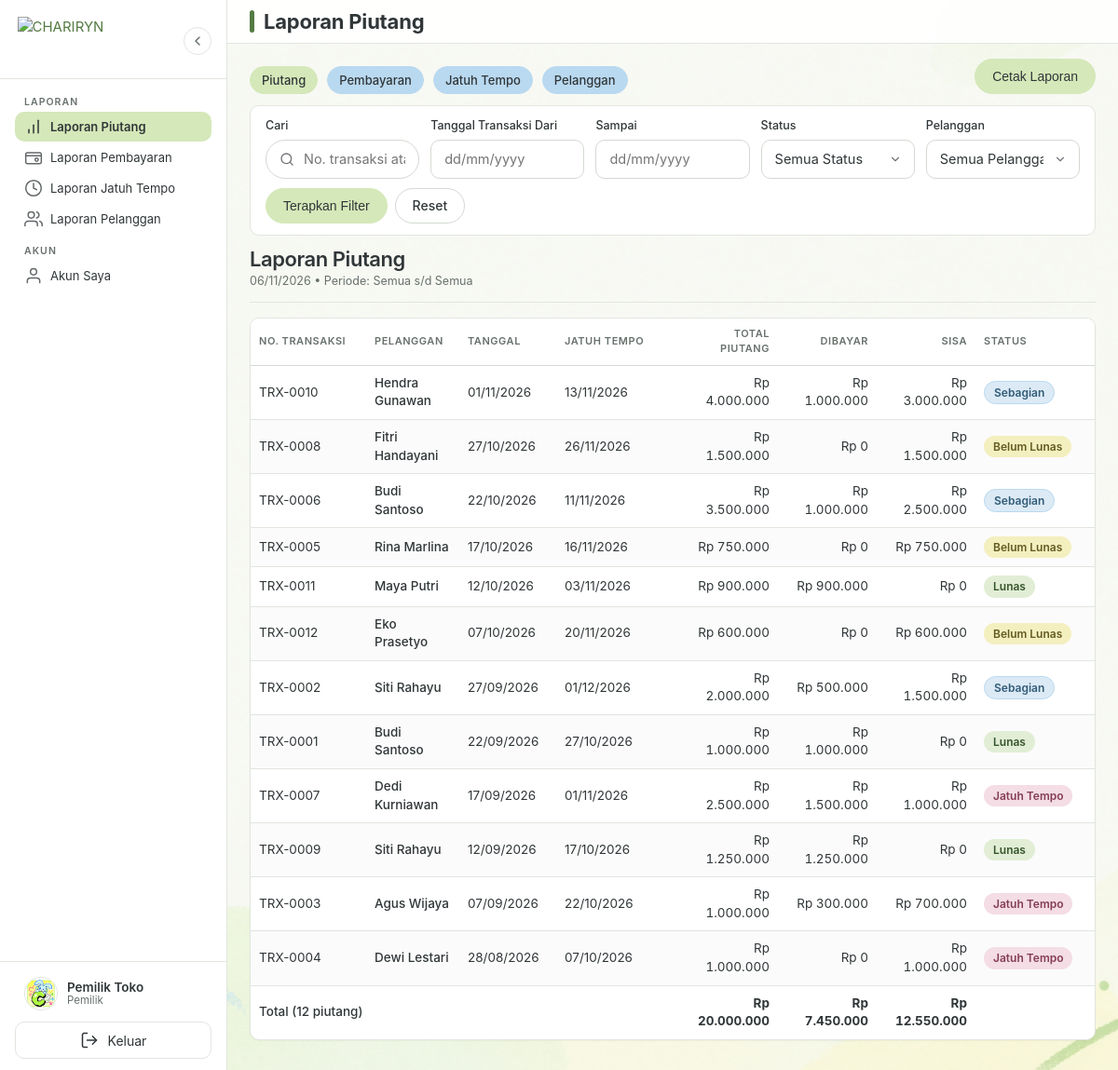
Screenshot of /laporan/piutang.php (signed in) with the database file from the repository.
### tables this page shows
CREATE TABLE IF NOT EXISTS users (
    id_user INT UNSIGNED NOT NULL AUTO_INCREMENT,
    id_pelanggan INT UNSIGNED NULL,
    username VARCHAR(50) NOT NULL,
    password VARCHAR(255) NOT NULL,
    nama VARCHAR(100) NOT NULL,
    role ENUM('pemilik', 'manajer', 'pelanggan') NOT NULL DEFAULT 'manajer',
    status ENUM('belum aktif', 'aktif', 'nonaktif') NOT NULL DEFAULT 'belum aktif',
    token_aktivasi VARCHAR(64) NULL,
    token_aktivasi_berakhir DATETIME NULL,
    created_at DATETIME NOT NULL DEFAULT CURRENT_TIMESTAMP,
    updated_at DATETIME NOT NULL DEFAULT CURRENT_TIMESTAMP ON UPDATE CURRENT_TIMESTAMP,
    PRIMARY KEY (id_user),
    UNIQUE KEY uq_users_username (username),
    UNIQUE KEY uq_users_pelanggan (id_pelanggan),
    KEY idx_users_role_status (role, status),
    CONSTRAINT fk_users_pelanggan
        FOREIGN KEY (id_pelanggan) REFERENCES pelanggan (id_pelanggan)
        ON DELETE CASCADE ON UPDATE CASCADE
);

CREATE TABLE IF NOT EXISTS piutang (
    id_piutang INT UNSIGNED NOT NULL AUTO_INCREMENT,
    id_pelanggan INT UNSIGNED NOT NULL,
    no_transaksi VARCHAR(30) NOT NULL,
    tanggal_transaksi DATE NOT NULL,
    total_piutang DECIMAL(15,2) NOT NULL,
    jumlah_dibayar DECIMAL(15,2) NOT NULL DEFAULT 0.00,
    sisa_piutang DECIMAL(15,2) NOT NULL,
    jatuh_tempo DATE NOT NULL,
    status ENUM('Belum Lunas', 'Sebagian', 'Lunas', 'Jatuh Tempo') NOT NULL DEFAULT 'Belum Lunas',
    keterangan TEXT NULL,
    created_at DATETIME NOT NULL DEFAULT CURRENT_TIMESTAMP,
    updated_at DATETIME NOT NULL DEFAULT CURRENT_TIMESTAMP ON UPDATE CURRENT_TIMESTAMP,
    PRIMARY KEY (id_piutang),
    UNIQUE KEY uq_piutang_no_transaksi (no_transaksi),
    KEY idx_piutang_pelanggan (id_pelanggan),
    KEY idx_piutang_tanggal (tanggal_transaksi),
    KEY idx_piutang_jatuh_tempo (jatuh_tempo),
    KEY idx_piutang_status (status),
    KEY idx_piutang_status_tempo (status, jatuh_tempo),
    CONSTRAINT fk_piutang_pelanggan
        FOREIGN KEY (id_pelanggan) REFERENCES pelanggan (id_pelanggan)
        ON DELETE RESTRICT ON UPDATE CASCADE
);

CREATE TABLE IF NOT EXISTS pelanggan (
    id_pelanggan INT UNSIGNED NOT NULL AUTO_INCREMENT,
    kode_pelanggan VARCHAR(20) NOT NULL,
    nama_pelanggan VARCHAR(100) NOT NULL,
    alamat TEXT NULL,
    no_hp VARCHAR(20) NULL,
    email VARCHAR(100) NULL,
    status ENUM('aktif', 'nonaktif') NOT NULL DEFAULT 'aktif',
    created_at DATETIME NOT NULL DEFAULT CURRENT_TIMESTAMP,
    updated_at DATETIME NOT NULL DEFAULT CURRENT_TIMESTAMP ON UPDATE CURRENT_TIMESTAMP,
    PRIMARY KEY (id_pelanggan),
    UNIQUE KEY uq_pelanggan_kode (kode_pelanggan),
    KEY idx_pelanggan_nama (nama_pelanggan),
    KEY idx_pelanggan_status (status)
);

### laporan/piutang.php (the view, shortened to what the rows shown need)
<?php
requireLaporan();
require_once BASE_PATH . '/includes/kepala.php';
$pdo = koneksiDatabase();
$cari = bersihkan($_GET['cari'] ?? '');
$dari = parseTanggalID($_GET['dari'] ?? '') ?? '';
$sampai = parseTanggalID($_GET['sampai'] ?? '') ?? '';
$status = bersihkan($_GET['status'] ?? '');
$idPelanggan = (int) ($_GET['id_pelanggan'] ?? 0);
$hasil = LaporanService::laporanPiutang($pdo, $cari, $dari, $sampai, $status, $idPelanggan);
$daftar = $hasil['data'];
?>
<div class="judul-cetak">
    <h1>Laporan Piutang</h1>
</div>
<div class="table-wrapper">
    <table class="tabel">
        <thead>
            <tr>
                <th class="col-kode">No. Transaksi</th>
                <th class="col-nama">Pelanggan</th>
                <th class="col-tanggal">Tanggal</th>
                <th class="col-tempo">Jatuh Tempo</th>
                <th class="angka col-angka">Total Piutang</th>
                <th class="angka col-angka">Dibayar</th>
                <th class="angka col-angka">Sisa</th>
                <th class="col-status">Status</th>
            </tr>
        </thead>
        <tbody>
            <?php if ($daftar === []): ?>
                <tr class="tabel-baris-kosong"><td colspan="8"><?= $cari !== '' || $dari !== '' || $sampai !== '' || $status !== '' || $idPelanggan > 0 ? 'Tidak ada data sesuai filter.' : 'Belum ada data piutang.' ?></td></tr>
            <?php else: ?>
                <?php foreach ($daftar as $baris): ?>
                    <tr>
                        <td><?= e($baris['no_transaksi']) ?></td>
                        <td class="tabel-nama"><?= e($baris['nama_pelanggan']) ?></td>
                        <td><?= e(formatTanggalIndonesia((string) $baris['tanggal_transaksi'])) ?></td>
                        <td><?= e(formatTanggalIndonesia((string) $baris['jatuh_tempo'])) ?></td>
                        <td class="angka"><?= e(formatRupiah($baris['total_piutang'])) ?></td>
                        <td class="angka"><?= e(formatRupiah($baris['jumlah_dibayar'])) ?></td>
                        <td class="angka"><?= e(formatRupiah($baris['sisa_piutang'])) ?></td>
                        <td><?= badgeStatus((string) $baris['status']) ?></td>
                    </tr>
                <?php endforeach; ?>
            <?php endif; ?>
        </tbody>
    </table>
</div>
<?php require_once BASE_PATH . '/includes/footer.php'; ?>

### includes/sidebar.php (shortened to what the rows shown need)
<?php
$peran_sidebar = roleUser();
?>
<aside class="sidebar" id="sidebar">
<?php
$nama_profil = (string) (userSaatIni()['nama'] ?? 'Pengguna');
$label_role_profil = labelRole($peran_sidebar);
?>
    <div class="sidebar-kaki">
        <div class="profil-ringkas">
            <div class="profil-info">
                <span class="nama-user"><?= e($nama_profil) ?></span>
                <span class="role-user"><?= e($label_role_profil) ?></span>
            </div>
        </div>
    </div>
</aside>

### helpers/piutang.php (shortened to what the rows shown need)
<?php
function badgeStatus(string $status): string
{
    $kelas = match ($status) {
        'Lunas' => 'badge-lunas',
        'Sebagian' => 'badge-sebagian',
        'Jatuh Tempo' => 'badge-jatuh-tempo',
        default => 'badge-belum-lunas',
    };
    return '<span class="badge ' . $kelas . '">' . e($status) . '</span>';
}

### rows the page displays
users: nama "Pemilik Toko"
piutang: no_transaksi "TRX-0010", id_pelanggan.nama_pelanggan "Hendra Gunawan", tanggal_transaksi "01/11/2026", jatuh_tempo "13/11/2026", total_piutang "Rp 4.000.000", jumlah_dibayar "Rp 1.000.000", sisa_piutang "Rp 3.000.000", status "Sebagian"
piutang: no_transaksi "TRX-0008", id_pelanggan.nama_pelanggan "Fitri Handayani", tanggal_transaksi "27/10/2026", jatuh_tempo "26/11/2026", total_piutang "Rp 1.500.000", jumlah_dibayar "Rp 0", sisa_piutang "Rp 1.500.000", status "Belum Lunas"
piutang: no_transaksi "TRX-0006", id_pelanggan.nama_pelanggan "Budi Santoso", tanggal_transaksi "22/10/2026", jatuh_tempo "11/11/2026", total_piutang "Rp 3.500.000", jumlah_dibayar "Rp 1.000.000", sisa_piutang "Rp 2.500.000", status "Sebagian"
piutang: no_transaksi "TRX-0005", id_pelanggan.nama_pelanggan "Rina Marlina", tanggal_transaksi "17/10/2026", jatuh_tempo "16/11/2026", total_piutang "Rp 750.000", jumlah_dibayar "Rp 0", sisa_piutang "Rp 750.000", status "Belum Lunas"
piutang: no_transaksi "TRX-0011", id_pelanggan.nama_pelanggan "Maya Putri", tanggal_transaksi "12/10/2026", jatuh_tempo "03/11/2026", total_piutang "Rp 900.000", jumlah_dibayar "Rp 900.000", sisa_piutang "Rp 0", status "Lunas"
piutang: no_transaksi "TRX-0012", id_pelanggan.nama_pelanggan "Eko Prasetyo", tanggal_transaksi "07/10/2026", jatuh_tempo "20/11/2026", total_piutang "Rp 600.000", jumlah_dibayar "Rp 0", sisa_piutang "Rp 600.000", status "Belum Lunas"
piutang: no_transaksi "TRX-0002", id_pelanggan.nama_pelanggan "Siti Rahayu", tanggal_transaksi "27/09/2026", jatuh_tempo "01/12/2026", total_piutang "Rp 2.000.000", jumlah_dibayar "Rp 500.000", sisa_piutang "Rp 1.500.000", status "Sebagian"
piutang: no_transaksi "TRX-0001", id_pelanggan.nama_pelanggan "Budi Santoso", tanggal_transaksi "22/09/2026", jatuh_tempo "27/10/2026", total_piutang "Rp 1.000.000", jumlah_dibayar "Rp 1.000.000", sisa_piutang "Rp 0", status "Lunas"
piutang: no_transaksi "TRX-0007", id_pelanggan.nama_pelanggan "Dedi Kurniawan", tanggal_transaksi "17/09/2026", jatuh_tempo "01/11/2026", total_piutang "Rp 2.500.000", jumlah_dibayar "Rp 1.500.000", sisa_piutang "Rp 1.000.000", status "Jatuh Tempo"
piutang: no_transaksi "TRX-0009", id_pelanggan.nama_pelanggan "Siti Rahayu", tanggal_transaksi "12/09/2026", jatuh_tempo "17/10/2026", total_piutang "Rp 1.250.000", jumlah_dibayar "Rp 1.250.000", sisa_piutang "Rp 0", status "Lunas"
piutang: no_transaksi "TRX-0003", id_pelanggan.nama_pelanggan "Agus Wijaya", tanggal_transaksi "07/09/2026", jatuh_tempo "22/10/2026", total_piutang "Rp 1.000.000", jumlah_dibayar "Rp 300.000", sisa_piutang "Rp 700.000", status "Jatuh Tempo"
piutang: no_transaksi "TRX-0004", id_pelanggan.nama_pelanggan "Dewi Lestari", tanggal_transaksi "28/08/2026", jatuh_tempo "07/10/2026", total_piutang "Rp 1.000.000", jumlah_dibayar "Rp 0", sisa_piutang "Rp 1.000.000", status "Jatuh Tempo"

### other values shown
$label "Laporan Piutang Laporan Pembayaran Laporan Jatuh Tempo Laporan Pelanggan Akun Saya"
$label_role_profil "Pemilik"
$judul_halaman "Laporan Piutang"
$laporan['label'] "Piutang"
$laporan['label'] "Pembayaran"
$laporan['label'] "Jatuh Tempo"
$laporan['label'] "Pelanggan"
$deskripsiFilter "Periode: Semua s/d Semua"
formatAngka($total['jumlah']) "12"
formatRupiah($total['total_piutang']) "Rp 20.000.000"
formatRupiah($total['total_dibayar']) "Rp 7.450.000"
formatRupiah($total['total_sisa']) "Rp 12.550.000"
